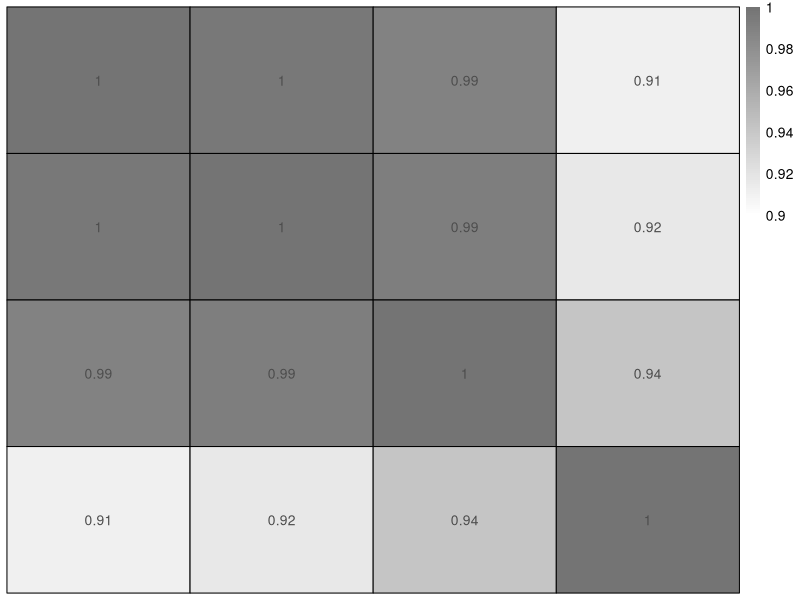
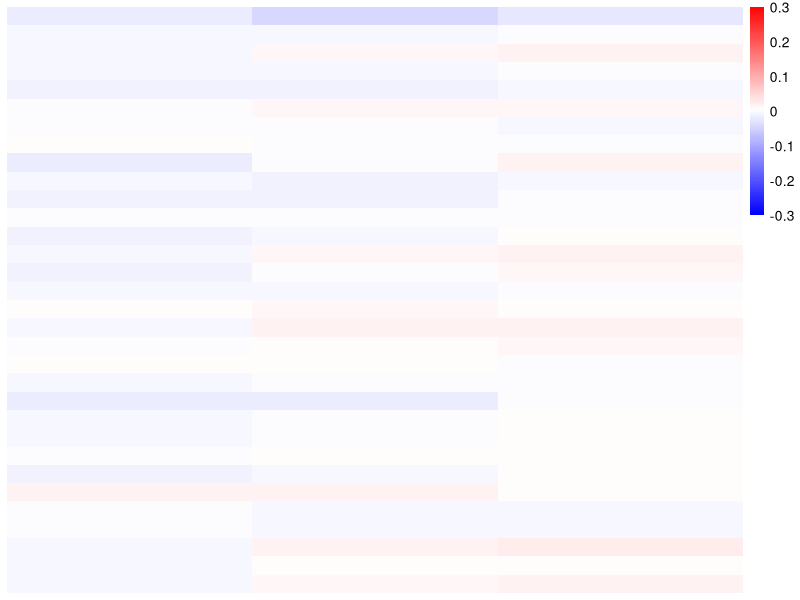
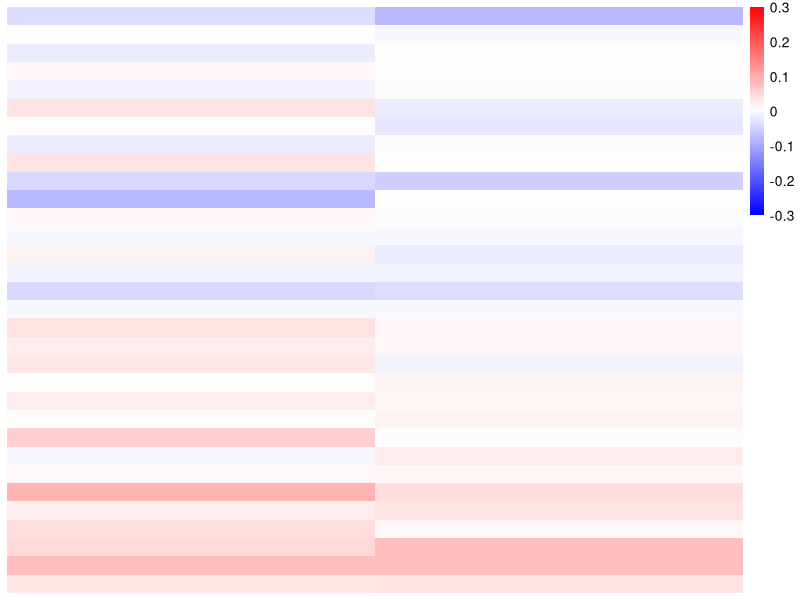

Here is the R script that generated these plots, in order:
## ---- chunk 1
knitr::opts_chunk$set(
  warning=F,
  message=F,
  fig.width=7, fig.height=7,
  echo=T
)
## ---- chunk 2
library(pheatmap)
## ---- chunk 3
correlation.input = cbind(
  c(36951, 39522, 53081, 31144, 34112, 39725, 32237, 33085, 58393, 37407, 37208, 33476, 50716, 35569, 36015, 42876, 53956, 43403, 30356, 24336, 39745, 42539, 41750, 43862, 37958, 43898, 38440, 34914, 34998, 31216, 40739, 35959),
  c(32302, 33600, 45448, 27019, 29319, 33994, 28845, 28476, 49964, 31083, 32011, 27701, 42399, 30426, 30178, 36697, 46241, 37071, 26287, 21439, 33387, 35474, 35225, 37625, 32300, 37593, 32507, 29883, 29088, 27514, 35037, 30480),
  c(39505, 42912, 55614, 32877, 35649, 42550, 35926, 34921, 61137, 39749, 40631, 34024, 53790, 38863, 37819, 45772, 57047, 45460, 32685, 26226, 40948, 44475, 42848, 45932, 39122, 48940, 41877, 38550, 33626, 34104, 44087, 38012),
  c(29708, 35816, 44707, 25086, 32981, 38075, 30307, 27999, 44428, 32989, 33348, 28845, 41031, 30768, 30894, 39775, 46344, 35767, 25921, 20947, 29414, 36372, 33206, 37898, 27571, 42330, 31745, 32132, 24182, 26432, 36729, 31750)
)

correlation.output = cor(correlation.input)
pheatmap(correlation.output, cluster_rows=F, cluster_cols=F, border_color="black",
  color=colorRampPalette(c("white", "grey45"))(100), breaks=seq(0.90, 1.00, length.out=100),
  display_numbers=round(correlation.output, 2), fontsize_number=10
)
## ---- chunk 4
heatmap.input = cbind(
  c(-0.0165782, -0.0047367, -0.0090594, -0.0036821, -0.0100582, -0.0015941, 0.00204447, 0.00535296, -0.0166796, -0.0063498, -0.0119492, -0.0014037, -0.0130518, -0.0040778, -0.0140498, -0.0039513, 0.00892923, -0.0038289, -0.0017354, 0.00869498, -0.0032629, -0.0185003, -0.0080443, -0.0038401, 0.00124816, -0.0151339, 0.01545386, -0.0020138, -0.0028616, -0.0035868, -0.0039058, -0.0067485),
  c(-0.0437371, -0.0062643, 0.01081928, -0.0061276, -0.0151058, 0.01185327, -0.0028545, 0.00264918, 0, -0.0132574, -0.0134188, -0.0029211, -0.0051474, 0.01209403, -0.0008212, -0.0064227, 0.01205981, 0.01664639, 0.00793326, 0.00611238, -0.0021838, -0.019319, -0.0022611, 0.00200725, 0.00573075, -0.0070468, 0.02067808, -0.0072382, -0.006352, 0.02084439, 0.00346889, 0.00937137),
  c(-0.0271589, -0.0015276, 0.0198787, -0.0024455, -0.0050476, 0.01344736, -0.004899, -0.0027038, 0.01667964, -0.0069076, -0.0014696, -0.0015174, 0.00790444, 0.0161718, 0.01322858, -0.0024714, 0.003130580, 0.02047526, 0.00966864, -0.0025826, 0.00107903, -0.0008187, 0.00578325, 0.00584734, 0.00448259, 0.00808715, 0.00522422, -0.0052244, -0.0034904, 0.02443118, 0.00737465, 0.01611988),
  c(-0.0360795, 0.00646372, -0.0154228, 0.01124101, -0.0149436, 0.03837116, 0.00719857, -0.0171693, 0.03909726, -0.0439681, -0.0794048, 0.01455659, -0.0031395, 0.01606358, -0.0125673, -0.0420127, -0.0069415, 0.0378287, 0.02503672, 0.02967342, 0.00788701, 0.02511509, 0.00476449, 0.05886714, -0.0031584, 0.01336897, 0.08854081, 0.02170257, 0.04423226, 0.04736031, 0.07578284, 0.02732082),
  c(-0.0778676, -0.0048161, 0.00719522, 0.00601926, -0.002289, -0.0182418, -0.0244228, 0, 0.00871386, -0.0557669, 0.00623524, 0.00109481, -0.0040742, -0.0173248, -0.0150332, -0.037252, -0.0080152, 0.01270147, 0.01299241, -0.0101972, 0.01642426, 0.01463421, 0.02069699, 0.0004051, 0.02621258, 0.00971823, 0.04225707, 0.03442039, 0.01336859, 0.080958, 0.08035364, 0.03470606)
)

pheatmap(heatmap.input[, 1:3], cluster_rows=F, cluster_cols=F, border_color=NA,
  color=colorRampPalette(c("blue", "white", "red"))(100), breaks=seq(-0.30, +0.30, length.out=100)
)
pheatmap(heatmap.input[, 4:5], cluster_rows=F, cluster_cols=F, border_color=NA,
  color=colorRampPalette(c("blue", "white", "red"))(100), breaks=seq(-0.30, +0.30, length.out=100)
)
